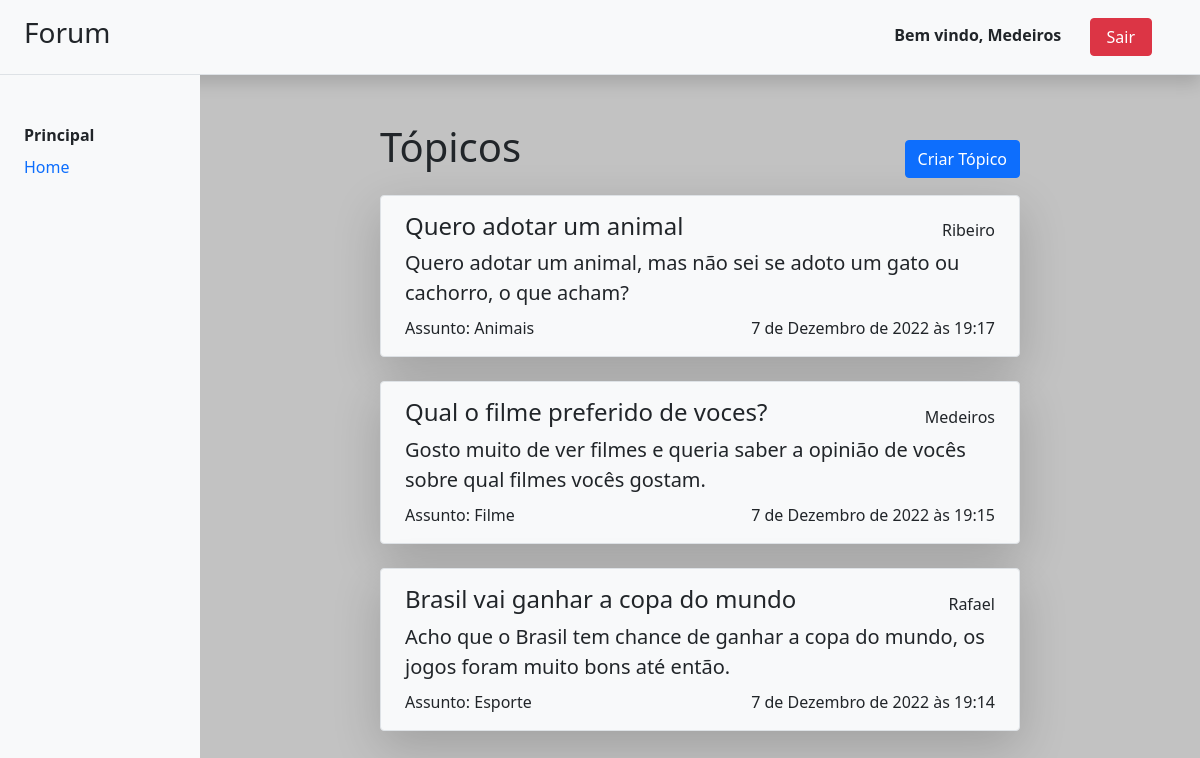
Screenshot of /topicos (signed in) with the database file from the repository.
### forum/models.py (models this page shows, shortened)
class Topic(models.Model):
    title = models.CharField(
        max_length=100, help_text='Entre o Título', unique=True, verbose_name='Título')
    description = models.TextField(
        help_text='Entre a Descrição', verbose_name='Descrição')
    author = models.ForeignKey(
        User, on_delete=models.CASCADE)
    date = models.DateTimeField(
        default=django.utils.timezone.now
    )
    tags = TaggableManager()

### forum/views.py (the view)
# urls.py: path('topicos', views.TopicListView.as_view(), name='topics-list'),
class TopicListView(View):
    def get(self, request, *args, **kwargs):
        topics = Topic.objects.order_by('-date')
        tags = Tag.objects.all()
        context = { 'topics': topics, 'tags': tags }
        return render(request, 'forum/pages/topicsList.html', context)

### forum/templates/forum/pages/topicsList.html (shortened to what this page needs)
{% extends 'forum/pages/base.html' %}
{% load static %}
{% block content %}
<div class="d-flex justify-content-between align-items-center">
    <h1 class="text-dark mb-4">Tópicos</h1>
    <a href="{% url 'forum:topics-register' %}" class="btn btn-primary">Criar Tópico</a>
</div>
{% for topic in topics %}
{% include "forum/components/topicBox.html" with topic=topic %}
{% empty %}
<p>Ainda Não há Tópicos cadastrados</p>
{% endfor %}
{% endblock %}

### forum/templates/forum/pages/base.html (shortened to what this page needs)
{% load static %}
<!DOCTYPE html>
<html>
<head>
    <link href="{% static 'forum/css/pages/base.css' %}" rel="stylesheet">
    <link href="https://cdn.jsdelivr.net/npm/bootstrap@5.0.2/dist/css/bootstrap.min.css" rel="stylesheet">
</head>
<body class="container-fluid background">
    <div class="row bg-light border-bottom shadow py-3 align-items-center">
        <div class="h3 col-auto col-md-3 col-xl-2 d-flex align-items-center px-4">
            Forum
        </div>
        <div class="col d-flex px-5 justify-content-end">
            {% if not user.is_authenticated %}
            <div>
                <a href="{% url 'forum:user-register' %}" class="btn btn-outline-primary px-4">Cadastrar-se</a>
                <a href="/login" class="btn btn-primary px-5">Entrar</a>
            </div>
            {% else %}
            <div>
                <span class="fw-bold mx-4">Bem vindo, {{user.username}}</span>
                <a href="/logout" class="btn btn-danger px-3">Sair</a>
            </div>
            {% endif %}
        </div>
    </div>
    <div class="row flex-nowrap">
        <aside class="col-auto col-md-3 col-xl-2 bg-light h-aside pt-5 px-0">
            <ul class="nav flex-column mb-sm-auto mb-0 align-items-center align-items-sm-start" id="menu">
                <p class="fw-bolder px-4">Principal</p>
                <li class="item nav-item d-block w-100">
                    <a href="/" class="nav-link px-4">Home</a>
                </li>
            </ul>
        </aside>
        <main class="col py-5 mh-content p-content overflow-scroll">
            {% block content %}
            {% endblock %}
        </main>
    </div>
</body>
</html>

### forum/templates/forum/components/topicBox.html
{% load static %}
<link rel="stylesheet" href="{% static 'forum/css/components/topicBox.css' %}">
<a href="{% url 'forum:topics-detail' pk=topic.id %}" class="topic-box d-block bg-light border rounded shadow-lg text-decoration-none text-dark mb-4 px-4 py-3">
    <div class=" d-flex justify-content-between align-items-center">
        <span class="h4 text-bold">{{ topic.title }}</span>
        <span class="text-bold">{{ topic.author }}</span>
    </div>
    <div class="lead">
        <p>{{ topic.description }}</p>
    </div>
    <div class="d-flex justify-content-between align-items-center mt-2">
        <div>
            {% for tag in topic.tags.all %}
            <span>Assunto: {{ tag }}</span>
            {% endfor %}
        </div>
        <p>{{ topic.date }}</p>
    </div>
</a>

### forum/static/forum/css/pages/base.css (style rules this page uses)
html, body { height: 100%; }
p { margin: 0 !important; padding: 0 !important; }
.p-content { padding-left: 180px !important; padding-right: 180px !important; }
.h-aside { height: calc(100vh - 74.6px) !important; }
.mh-content { max-height: calc(100vh - 74.6px) !important; }
.background { background-color: rgb(194, 194, 194); }

### rows the page displays
Topic: title "Quero adotar um animal", author "Ribeiro", description "Quero adotar um animal, mas não sei se adoto um gato ou cachorro, o que acham?", date "7 de Dezembro de 2022 às 19:17"
Tag: name "Animais"
Topic: title "Qual o filme preferido de voces?", author "Medeiros", description "Gosto muito de ver filmes e queria saber a opinião de vocês sobre qual filmes vocês gostam.", date "7 de Dezembro de 2022 às 19:15"
Tag: name "Filme"
Topic: title "Brasil vai ganhar a copa do mundo", author "Rafael", description "Acho que o Brasil tem chance de ganhar a copa do mundo, os jogos foram muito bons até então.", date "7 de Dezembro de 2022 às 19:14"
Tag: name "Esporte"

### other values shown
{{ user.username }} "Medeiros"
